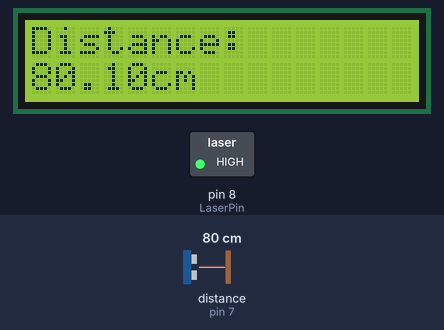
Bench run of a sketch on a simulated Arduino Uno, built with avr-gcc and run on an emulated ATmega328P. Shown: 16×2 character LCD, switched loads named in the sketch (green lamp = pin HIGH). Wiring (inferred from the names in the program): ultrasonic range finder: trigger pin 6; echo pin 7. The inputs (shaded band) are chosen by the test bench; at power-on: distance to the obstacle (sensor on pin 7) 80 cm. The echo pulse lasts 58.3 µs per cm; pins used as bus, display or sensor lines are not drawn.

Above: at 1.2 s.
1.3 s: distance to the obstacle (sensor on pin 7) set to 2 cm
At 2.8 s:
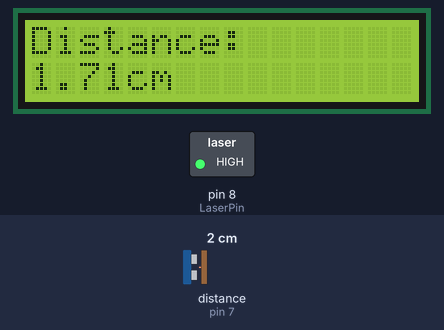
5.4 s: distance to the obstacle (sensor on pin 7) set to 4 cm
At 6.9 s:
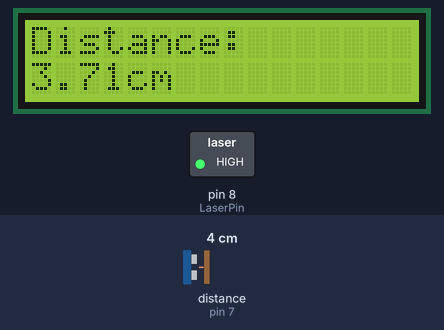
8.6 s: distance to the obstacle (sensor on pin 7) set to 9 cm
At 9.9 s:
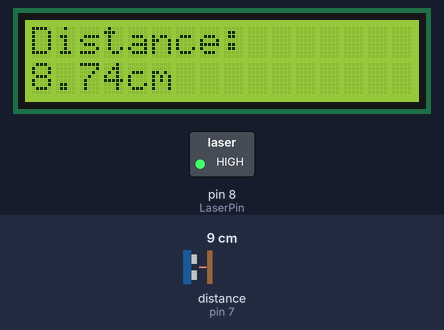
Timing chart, 0 to 11.6 s (numbered marks = the images above; inputs shaded):
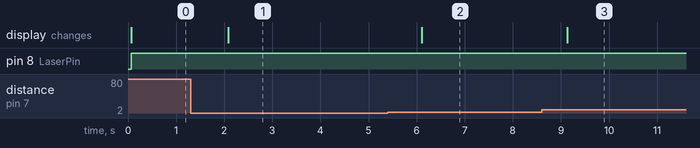

Measured:
- after the input at 1.3 s, the display: changes after 0.79 s (image 1)
- after the input at 5.4 s, the display: changes after 0.71 s (image 2)
- after the input at 8.6 s, the display: changes after 0.53 s (image 3)

The sketch:

sonicDIS.ino
```cpp
#include <LiquidCrystal.h>// 包含lcd头文件
const int TrigPin = 6; //定义超声波发生器的引脚为6
const int EchoPin = 7; //定义超声波接收引脚为7
const int LaserPin = 8;//定义激光发生器引脚为8
float distance; //定义浮点型的距离变量
LiquidCrystal lcd(12, 11, 5, 4, 3, 2);//初始化lcd相关引脚
void setup() {
  pinMode(TrigPin, OUTPUT);  // 设置超声波发生器引脚为输出状态
  pinMode(EchoPin, INPUT); // 设置超声波接收引脚为输入状态
  pinMode(LaserPin, OUTPUT); // 设置激光发生器引脚为输出状态
  lcd.begin(16, 2);// 设置lcd有几行几列，1602LCD为16列2行
}
void loop() {
  //输出低高低电平触发一个短时脉冲到超声波发生器引脚
  digitalWrite(TrigPin, LOW);
  delayMicroseconds(2);
  digitalWrite(TrigPin, HIGH);
  delayMicroseconds(10);
  digitalWrite(TrigPin, LOW);
    // 接收脉冲宽度，通过公式将回波时间转化为距离
  distance = pulseIn(EchoPin, HIGH)/ 58.00;
  //如果得到的距离在正常范围内，lcd显示当前距离，否则提示错误
  if(distance<3000){
    digitalWrite(LaserPin, HIGH); //激光器输出高电平
    lcd.clear();// 清屏
    lcd.setCursor(0, 0);//lcd从第一列第一行开始
    lcd.print("Distance:");//第一行显示“距离：”
    lcd.setCursor(0, 1);//lcd从第二列第一行开始
    lcd.print(distance);//第二行显示“距离值”
    lcd.print("cm");//“距离值”后加上单位
    delay(1000);//延时一秒
    digitalWrite(LaserPin, LOW);  //激光器输出低电平
   }
   //正常范围外报错
  else {
    digitalWrite(LaserPin, HIGH);  //激光器输出高电平
    lcd.clear();// 清屏
    lcd.setCursor(0, 0);//lcd从第一列第一行开始
    lcd.print("ERROR:");//第一行显示“错误：”
    lcd.setCursor(0, 1);//lcd从第二列第一行开始
    lcd.print("aim your target!");//第二行显示“瞄准被测物”
    delay(1000);//延时一秒
    digitalWrite(LaserPin, LOW); //激光器输出低电平
  }
}
```
